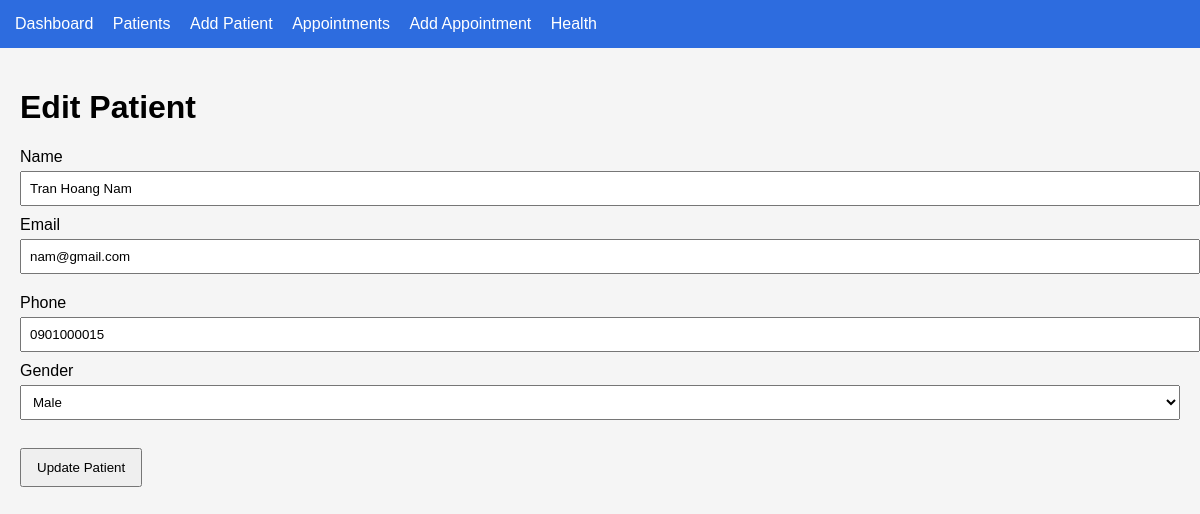
The page /patients/edit?id=15 on the database its author committed.
### tables this page shows
CREATE TABLE patients (
    id INT AUTO_INCREMENT PRIMARY KEY,

    full_name VARCHAR(100) NOT NULL,
    email VARCHAR(150) NOT NULL,
    phone VARCHAR(30) NOT NULL,

    gender ENUM(
        'Male',
        'Female',
        'Other'
    ) DEFAULT 'Other',

    created_at DATETIME DEFAULT CURRENT_TIMESTAMP,

    updated_at DATETIME DEFAULT CURRENT_TIMESTAMP
        ON UPDATE CURRENT_TIMESTAMP,

    UNIQUE KEY unique_patient_email(email),

    INDEX idx_patient_phone(phone),
    INDEX idx_patient_created(created_at),
    INDEX idx_patient_gender_created(gender,created_at)
);

### app/Core/helpers.php (called while the page is built, shortened)
<?php
function e(?string $value): string
{
    return htmlspecialchars(
        (string) $value,
        ENT_QUOTES,
        'UTF-8'
    );
}
function view(string $path, array $data = []): void
{
    extract($data);
    require __DIR__
        . '/../Views/'
        . $path
        . '.php';
}

### app/Controllers/PatientController.php (called while the page is built, shortened)
<?php
class PatientController
{
    private function repository(): PatientRepository
    {
        $config = require __DIR__
            . '/../../config/database.php';
        $pdo = (new Database($config))
            ->getConnection();
        return new PatientRepository($pdo);
    }
    public function edit(): void
    {
        $id =
            (int) ($_GET['id'] ?? 0);
        $patient =
            $this
            ->repository()
            ->findById($id);
        view(
            'patients/edit',
            [
                'patient' => $patient,
                'errors' => []
            ]
        );
    }
}

### public/index.php (called while the page is built, shortened)
<?php
require __DIR__
    . '/../app/Core/helpers.php';
require __DIR__
    . '/../app/Controllers/PatientController.php';
require __DIR__
    . '/../app/Repositories/PatientRepository.php';
$router = new Router();
$router->get(
    '/',
    [HomeController::class, 'index']
);
$router->get(
    '/health',
    [HealthController::class, 'index']
);
$router->get('/appointments',
    [AppointmentController::class,'index']);
$router->get('/appointments/create',
    [AppointmentController::class,'create']);
$router->post('/appointments/store',
    [AppointmentController::class,'store']);
$router->get('/appointments/edit',
    [AppointmentController::class,'edit']);
$router->post('/appointments/update',
    [AppointmentController::class,'update']);
$router->post('/appointments/delete',
    [AppointmentController::class,'delete']);
$router->get(
    '/patients',
    [PatientController::class, 'index']
);
$router->get(
    '/patients/create',
    [PatientController::class, 'create']
);
$router->post(
    '/patients/store',
    [PatientController::class, 'store']
);
$router->get(
    '/patients/edit',
    [PatientController::class, 'edit']
);
$router->post(
    '/patients/update',
    [PatientController::class, 'update']
);
$router->post(
    '/patients/delete',
    [PatientController::class, 'delete']
);
$router->dispatch(
    $_SERVER['REQUEST_METHOD'],
    $_SERVER['REQUEST_URI']
);

### app/Repositories/PatientRepository.php (called while the page is built, shortened)
<?php
class PatientRepository
{
    public function findById(
        int $id
    ): ?array {
        $stmt = $this->db->prepare(
            "SELECT *
             FROM patients
             WHERE id = :id"
        );
        $stmt->execute([
            'id' => $id
        ]);
        return $stmt->fetch() ?: null;
    }
}

### app/Views/patients/edit.php (the view, shortened to what this page needs)
<h1>Edit Patient</h1>
<form
    method="POST"
    action="/patients/update"
>
<label>Name</label>
<input
    type="text"
    name="full_name"
    value="<?= e($patient['full_name']) ?>"
>
<label>Email</label>
<input
    type="email"
    name="email"
    value="<?= e($patient['email']) ?>"
>
<label>Phone</label>
<input
    type="text"
    name="phone"
    value="<?= e($patient['phone']) ?>"
>
<label>Gender</label>
<select name="gender">
    <option
        value="Male"
        <?= $patient['gender'] === 'Male'
            ? 'selected'
            : '' ?>
    >
        Male
    </option>
</select>
<br><br>
<button type="submit">
    Update Patient
</button>
</form>
<?php
require __DIR__ . '/../layout.php';

### public/assets/style.css (style rules this page uses)
body { font-family:Arial,sans-serif; margin:0; background:#f5f5f5; }
input, select, textarea { width:100%; padding:8px; margin-top:5px; margin-bottom:10px; }
button { padding:10px 15px; }

### rows shown on the page
patients: full_name "Tran Hoang Nam", email "nam@gmail.com", phone "0901000015", gender "Male"
